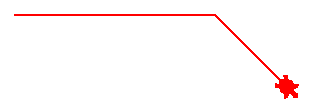

This figure's Python source:
from turtle import *

speed(1)
forward(200)
right(45)
forward(100)

done()
